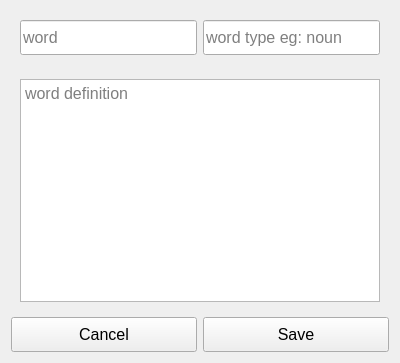
<?xml version="1.0" encoding="UTF-8"?>
<ui version="4.0">
 <class>add_new_word</class>
 <widget class="QWidget" name="add_new_word">
  <property name="geometry">
   <rect>
    <x>0</x>
    <y>0</y>
    <width>400</width>
    <height>363</height>
   </rect>
  </property>
  <property name="windowTitle">
   <string>Form</string>
  </property>
  <property name="styleSheet">
   <string notr="true">margin: 0;
padding: 0;
font-family: &quot;Times New Roman&quot;, Times, serif;
font-size: 16px;</string>
  </property>
  <layout class="QGridLayout" name="gridLayout_3">
   <item row="0" column="0">
    <widget class="QWidget" name="widget" native="true">
     <layout class="QGridLayout" name="gridLayout">
      <item row="0" column="0">
       <widget class="QLineEdit" name="word_entry">
        <property name="minimumSize">
         <size>
          <width>0</width>
          <height>35</height>
         </size>
        </property>
        <property name="placeholderText">
         <string>word</string>
        </property>
       </widget>
      </item>
      <item row="0" column="1">
       <widget class="QLineEdit" name="word_type_entry">
        <property name="minimumSize">
         <size>
          <width>0</width>
          <height>35</height>
         </size>
        </property>
        <property name="placeholderText">
         <string>word type eg: noun</string>
        </property>
       </widget>
      </item>
     </layout>
    </widget>
   </item>
   <item row="1" column="0">
    <widget class="QWidget" name="widget_2" native="true">
     <layout class="QGridLayout" name="gridLayout_2">
      <item row="0" column="0">
       <widget class="QTextEdit" name="word_definition_entry">
        <property name="placeholderText">
         <string>word definition</string>
        </property>
       </widget>
      </item>
     </layout>
    </widget>
   </item>
   <item row="2" column="0">
    <layout class="QHBoxLayout" name="horizontalLayout">
     <item>
      <widget class="QPushButton" name="cancel_btn">
       <property name="minimumSize">
        <size>
         <width>0</width>
         <height>35</height>
        </size>
       </property>
       <property name="text">
        <string>Cancel</string>
       </property>
       <property name="icon">
        <iconset resource="new_word_icons.qrc">
         <normaloff>:/icons/images/delete2.png</normaloff>:/icons/images/delete2.png</iconset>
       </property>
      </widget>
     </item>
     <item>
      <widget class="QPushButton" name="save_btn">
       <property name="minimumSize">
        <size>
         <width>0</width>
         <height>35</height>
        </size>
       </property>
       <property name="text">
        <string>Save</string>
       </property>
       <property name="icon">
        <iconset resource="new_word_icons.qrc">
         <normaloff>:/icons/images/apply.png</normaloff>:/icons/images/apply.png</iconset>
       </property>
      </widget>
     </item>
    </layout>
   </item>
  </layout>
 </widget>
 <resources>
  <include location="new_word_icons.qrc"/>
 </resources>
 <connections/>
</ui>
